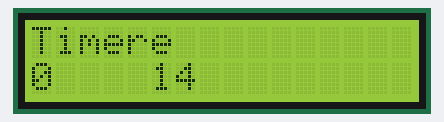
The sketch below on a simulated Arduino Uno, built with avr-gcc and run on an emulated ATmega328P. Shown: 16×2 character LCD.

Above: at 0.21 s.
At 5.02 s:
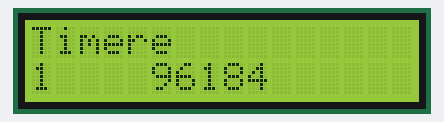
At 9.83 s:
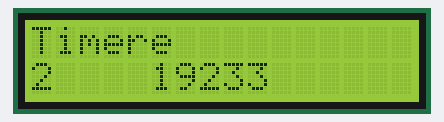
At 19.75 s:
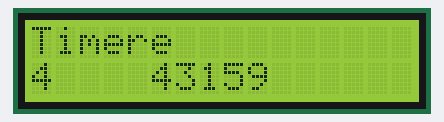
At 29.67 s:
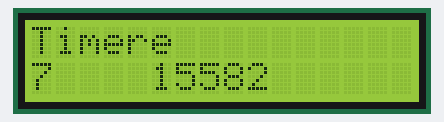
At 39.59 s:
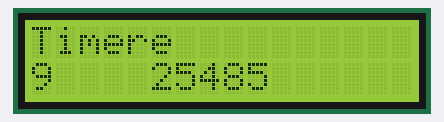

The sketch:

ex1.ino
```cpp
#include <avr/io.h>
#include <avr/interrupt.h>
#include <LiquidCrystal.h>
LiquidCrystal lcd(7, 6, 5, 4, 3, 2);
volatile int myVar;
void setup() {
  myVar = 0;
  //inițializarea primului numărător
  cli();  //facem disable la întreruperile globale pentru a
  //face
  //modificările corespunzătoare timerelor
  TCCR1A = 0;  // SETĂM TCCR1A și B la 0
  TCCR1B = 0;  // timer este setat în Normal mode (WGMx3:0 =
  //0)
  lcd.begin(16, 2);
  lcd.print("Timere");
  //facem enable la întrerupere de overflow pentru timerul 1
  TIMSK1 = (1 << TOIE1);  //timer overflow întrerupt enable
  //for timer 1
  //setăm temporizatorul să ruleze o frecvență divizată cu
  //1024
  //DE MENȚIONAT CĂ FRECVENȚA PROCESORULUI e de 16 MHZ și
  //timer 1
  //este un temporizator de 16 biți
  //cu un prescaller de 1024 avem incrementare o data la
  //t = 1024 / (16 * 10^6) secunde
  //temporizatorul va da overflow la fiecare (t * 2^16) =
  //4.194 secunde
  TCCR1B |= (1 << CS10);
  TCCR1B |= (1 << CS12);
  //activăm întreruperile globale
  sei();
}
void loop() {
  lcd.setCursor(0, 1);
  lcd.print(myVar);
  lcd.setCursor(5, 1);
  lcd.print(TCNT1);
}
ISR(TIMER1_OVF_vect) {
  myVar = myVar + 1;
}
```
